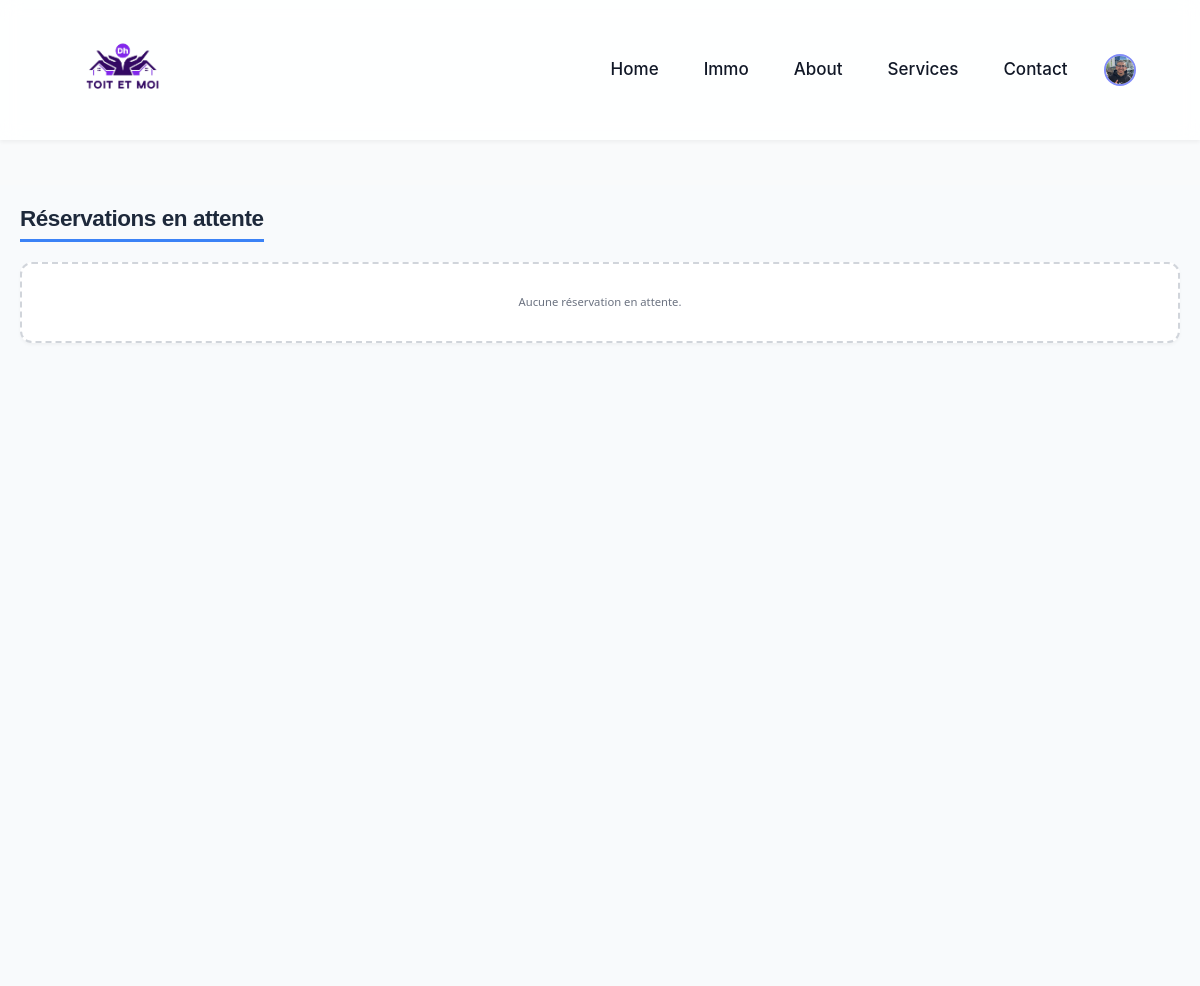
Before: /reservations/gestion/ (signed in, upper part) with the older database file.
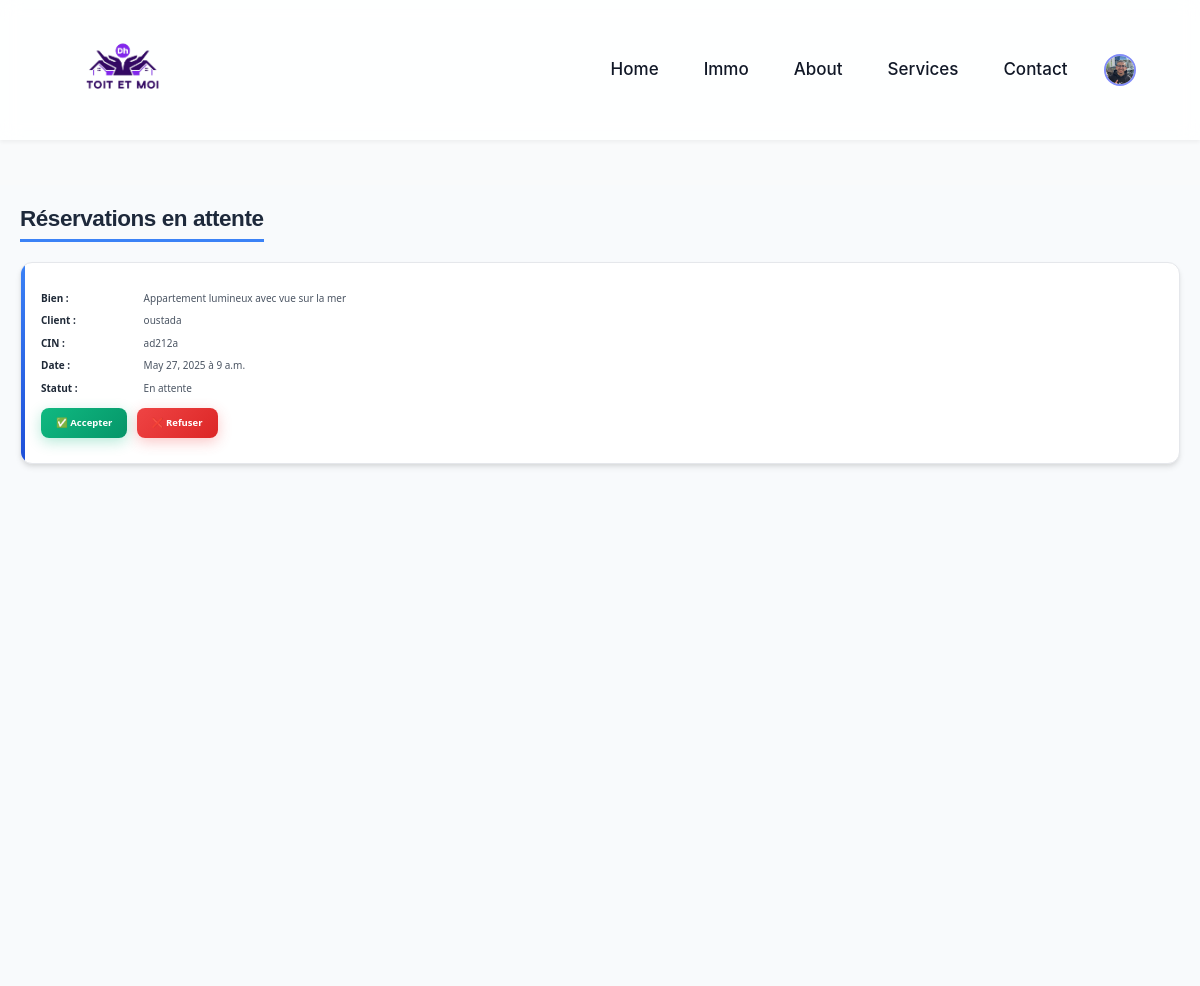
After: the same page with the newer database file.
### app/models.py (models this page shows, shortened)
class CustomUser(AbstractUser):
    status = [
        ('entrepreneur', 'entrepreneur'),
        ('client', ' client'),
        ('admin','admin'),
        ('visiteur','visiteur')
    ]
    status = models.CharField(max_length=50, default='visiteur', choices=status)
    profile_picture = models.ImageField(upload_to='locataire_profile_pics/',default='locataire_profile_pics/Default.jpg', null=True, blank=True)
    phone_number = models.CharField(max_length=15, null=True, blank=True)
    date_of_birth = models.DateField(null=True, blank=True)
    address = models.CharField(max_length=255, null=True, blank=True)
    Carteid= models.CharField(max_length=100, null=True, blank=True)

class Reservation(models.Model):
    STATUS_CHOICES = [
        ('en_attente', 'En attente'),
        ('acceptee', 'Acceptée'),
        ('refusee', 'Refusée'),
        ('annulee', 'Annulée'),
    ]
    client = models.ForeignKey(client, on_delete=models.CASCADE)
    bien = models.ForeignKey(BienImmo, on_delete=models.CASCADE)
    reservation_date = models.DateField()
    reservation_time = models.TimeField()
    status = models.CharField(max_length=10, choices=STATUS_CHOICES, default='en_attente')
    class Meta:
        unique_together = ('bien', 'reservation_date', 'reservation_time', 'status')
    import datetime

class BienImmo(models.Model):
    x = [
        ('a vendre', 'a vendre'),
        ('a louer', 'a louer')
    ]
    name = models.CharField(max_length=200, default='nouvelle apartement')
    type = models.CharField(max_length=50, null=True, blank=True, choices=x)
    price = models.DecimalField(max_digits=15, decimal_places=2)
    content = models.TextField()
    address = models.CharField(max_length=255, default='')
    image1 = models.ImageField(upload_to='photos/%y/%m/%d', default='photos/25/04/25/pfp.jpg')
    image2 = models.ImageField(upload_to='photos/%y/%m/%d', default='photos/25/04/25/pfp.jpg')
    image3 = models.ImageField(upload_to='photos/%y/%m/%d', default='photos/25/04/25/pfp.jpg')
    image4 = models.ImageField(upload_to='photos/%y/%m/%d', default='photos/25/04/25/pfp.jpg')
    image5 = models.ImageField(upload_to='photos/%y/%m/%d', default='photos/25/04/25/pfp.jpg')
    user = models.ForeignKey(entrepreneur,on_delete=models.CASCADE)
    active = models.BooleanField(default=False)
    class Meta:
        ordering = ['price']

class client(models.Model):
    user = models.ForeignKey(CustomUser,on_delete=models.CASCADE,primary_key=True)
    bio = models.TextField(null=True, blank=True)

### app/views.py (the view)
# urls.py: path('reservations/gestion/', views.dashboard_entrepreneur, name='dashboard_entrepreneur'),
@login_required
def dashboard_entrepreneur(request):
    try:
        entrepreneur_instance = entrepreneur.objects.get(user=request.user)
    except entrepreneur.DoesNotExist:
        messages.error(request, "🚫 Vous n'êtes pas un entrepreneur.")
        return redirect('SayHello')
    biens = BienImmo.objects.filter(user=entrepreneur_instance).order_by('-id')
    reservations = Reservation.objects.filter(bien__in=biens).order_by('-reservation_date')
    check_forms = {bien.id: checkForm(instance=bien) for bien in biens}
    return render(request, 'adminp/dashboard_entrepreneur.html', {
        'reservations': reservations,
        'biens': biens,
        'check_forms': check_forms,
    })

### app/context_processors.py (called while the page is built)
def unread_message_count(request):
    if request.user.is_authenticated:
        count = Message.objects.filter(recipient=request.user, is_read=False).count()
        return {'unread_message_count': count}
    return {}

### templates/adminp/dashboard_entrepreneur.html (shortened to what this page needs)
{% extends 'base.html' %}
{% load static %}
{% block content %}
<div class="page-container">
    <h2>Réservations en attente</h2>
    {% if reservations %}
    <ul class="reservation-list">
        {% for r in reservations %}
        <li class="reservation-item">
            <p><strong>Bien :</strong> {{ r.bien.name }}</p>
            <p><strong>Client :</strong> {{ r.client.user.username }}</p>
            <p><strong>CIN :</strong> {{ r.client.user.Carteid }}</p>
            <p><strong>Date :</strong> {{ r.reservation_date }} à {{ r.reservation_time }}</p>
            <p><strong>Statut :</strong> {{ r.get_status_display }}</p>
            {% if r.status == 'en_attente' %}
            <a href="{% url 'traiter_reservation' r.id 'accepter' %}" class="btn btn-success">✅ Accepter</a>
            <a href="{% url 'traiter_reservation' r.id 'refuser' %}" class="btn btn-danger">❌ Refuser</a>
            {% else %}
            <a href="{% url 'traiter_reservation' r.id 'annuler' %}" class="btn btn-danger">❌ Annuler</a>
            <span class="status-label {{ r.status }}">{{ r.get_status_display }}</span>
            {% endif %}
        </li>
        {% endfor %}
    </ul>
    {% else %}
    <p>Aucune réservation en attente.</p>
    {% endif %}
{% endblock %}

### templates/base.html (shortened to what this page needs)
{% load static %}
<!DOCTYPE html>
<html lang="en">
<head>
    <link rel="stylesheet" href="https://cdnjs.cloudflare.com/ajax/libs/font-awesome/6.0.0/css/all.min.css">
    <script src="https://cdn.tailwindcss.com"></script>
<link rel="stylesheet" href="https://cdn.jsdelivr.net/npm/flatpickr/dist/flatpickr.min.css">
    <link href="https://cdn.jsdelivr.net/npm/bootstrap@5.3.5/dist/css/bootstrap.min.css" rel="stylesheet">
</head>
<body>
  <body>
    <nav class="navbar">
        <div class="logo">
          <a href="{% url 'SayHello' %}">
            <img src="\media\photos\25\04\25\logo.png" alt="Toit et Moi">
          </a>
        </div>
        <ul class="nav-links" id="nav-links">
            <li><a href="{% url 'SayHello' %}">Home</a></li>
            <li><a href="{% url 'Products' %}">Immo</a></li>
            <li><a href="{% url 'Settings' %}">About</a></li>
            <li><a href="{% url 'Services' %}">Services</a></li>
            <li><a href="{% url 'Contact' %}">Contact</a></li>
            {% if user.is_authenticated %}
            <li class="relative">
              <a href="javascript:void(0)" id="profile-menu-toggle">
                <img src="{{ request.user.profile_picture.url }}"  alt="Profile Picture" class="w-12 h-12 rounded-full border-2 border-primary-light">
              </a>
          </li>
            {% else %}
            <li><a href="{% url 'Loginpage' %}">Login</a></li>
            <li><a href="{% url 'Register' %}">Register</a></li>
            {% endif %}
        </ul>
    </nav>
    <main>
        {% block content %}{% endblock content %}
    </main>
</head>

### templates/base.html (style rules this page uses)
:root { --primary-color: #6366f1; --primary-dark: #4f46e5; --primary-light: #818cf8; --secondary-color: #10b981; --accent-color: #f43f5e; --success-color: #3b82f6; --dark-color: #111827; --darker-color: #030712; --light-color: #f9fafb; --light-gray: #f3f4f6; --medium-gray: #9ca3af; --dark-gray: #4b5563; --text-color: #1f2937; --light-text: #ffffff; --spacing-xs: 0.625rem; --spacing-sm: 1.25rem; --spacing-md: 2rem; --spacing-lg: 3rem; --spacing-xl: 4.5rem; --spacing-xxl: 6rem; --font-size-xs: 1.3rem; --font-size-sm: 1.5rem; --font-size-md: 1.7rem; --font-size-lg: 2rem; --font-size-xl: 2.8rem; --font-size-xxl: 3.8rem; --border-radius-sm: 6px; --border-radius-md: 12px; --border-radius-lg: 20px; --box-shadow-sm: 0 2px 4px rgba(0, 0, 0, 0.05); --box-shadow-md: 0 8px 16px rgba(0, 0, 0, 0.08); --box-shadow-lg: 0 16px 32px rgba(0, 0, 0, 0.1); --transition-fast: 0.15s cubic-bezier(0.4, 0, 0.2, 1); --transition-normal: 0.3s cubic-bezier(0.4, 0, 0.2, 1); --transition-slow: 0.5s cubic-bezier(0.4, 0, 0.2, 1); }
* { margin: 0; padding: 0; box-sizing: border-box; }
html { font-size: 62.5%; scroll-behavior: smooth; }
.logo { display: flex; align-items: center; }
.logo a { display: flex; align-items: center; text-decoration: none; color: inherit; }
.logo img { max-height: 100px; width: auto; margin-right: 10px; }
body { font-family: 'Inter', sans-serif; font-size: var(--font-size-md); line-height: 1.7; color: var(--text-color); background-color: var(--light-color); overflow-x: hidden; }
a { text-decoration: none; color: var(--primary-color); transition: var(--transition-fast); }
ul { list-style: none; }
img { max-width: 100%; height: auto; display: block; border-radius: var(--border-radius-md); }
h1, h2, h3, h4, h5, h6 { font-family: 'Plus Jakarta Sans', sans-serif; font-weight: 700; line-height: 1.2; margin-bottom: var(--spacing-md); color: var(--dark-color); letter-spacing: -0.02em; }
h2 { font-size: var(--font-size-xl); margin-bottom: var(--spacing-lg); }
p { margin-bottom: var(--spacing-md); color: var(--dark-gray); }
main { min-height: calc(100vh - 20rem); padding: var(--spacing-xl) 0; }
.navbar { display: flex; justify-content: space-between; align-items: center; padding: var(--spacing-md) 5%; background-color: rgba(255, 255, 255, 0.85); backdrop-filter: blur(10px); -webkit-backdrop-filter: blur(10px); box-shadow: var(--box-shadow-sm); position: sticky; top: 0; z-index: 1000; transition: var(--transition-normal); }
.logo a { font-family: 'Plus Jakarta Sans', sans-serif; font-size: var(--font-size-lg); font-weight: 800; color: var(--primary-color); display: flex; align-items: center; gap: var(--spacing-xs); }
.logo a::before { font-size: var(--font-size-lg); }
.nav-links { display: flex; gap: var(--spacing-md); }
.nav-links li { display: flex; align-items: center; }
.nav-links li a { color: var(--dark-color); font-weight: 500; padding: var(--spacing-xs) var(--spacing-sm); border-radius: var(--border-radius-md); transition: var(--transition-fast); position: relative; display: flex; align-items: center; }
.nav-links li a::after { content: ''; position: absolute; bottom: -2px; left: 50%; transform: translateX(-50%); width: 0; height: 2px; background: linear-gradient(90deg, var(--primary-color), var(--accent-color)); transition: var(--transition-fast); }
.nav-links li a img { width: 3.2rem; height: 3.2rem; border-radius: 50%; object-fit: cover; border: 2px solid var(--primary-light); vertical-align: middle; margin-bottom: 0; transition: var(--transition-fast); }
.relative { position: relative; }
#profile-menu-toggle { cursor: pointer; padding: 4px; border-radius: 50%; transition: var(--transition-fast); }
#profile-menu-toggle img { transition: var(--transition-fast); }
.btn { display: inline-flex; align-items: center; justify-content: center; gap: var(--spacing-xs); padding: var(--spacing-sm) var(--spacing-lg); border-radius: var(--border-radius-md); font-weight: 600; text-align: center; cursor: pointer; transition: var(--transition-normal); border: 2px solid transparent; position: relative; overflow: hidden; z-index: 1; }
.btn::before { content: ''; position: absolute; top: 0; left: 0; width: 0; height: 100%; background: linear-gradient(90deg, rgba(255,255,255,0.1), rgba(255,255,255,0.2)); transition: var(--transition-normal); z-index: -1; }

Changed rows visible on the page:
added Reservation: bien.name "Appartement lumineux avec vue sur la mer", client.user.username "oustada", client.user.Carteid "ad212a", reservation_date "May 27, 2025", reservation_time "9 a.m.", status "En attente", shows "✅ Accepter"
Other visible differences:
text no longer shown: "Aucune réservation en attente."
